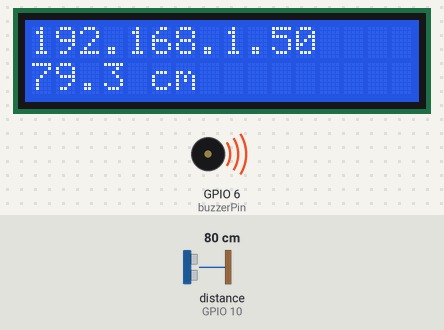
Simulated run of this sketch. Board: ESP32-S3. Shown: 16×2 character LCD, buzzer (waves = sounding). Wiring (inferred from the names in the program): ultrasonic range finder: trigger GPIO 9; echo GPIO 10. The inputs (shaded band) are chosen by the test bench; at power-on: distance to the obstacle (sensor on GPIO 10) 80 cm. The echo pulse lasts 58.3 µs per cm; WiFi joins after 1.5 s; servers stay silent unless stated; web services answer with replies made up by the test bench; what the sketch prints to the serial monitor is not drawn.

Above: at 2.7 s.
2.8 s: distance to the obstacle (sensor on GPIO 10) set to 32 cm
At 3.06 s:
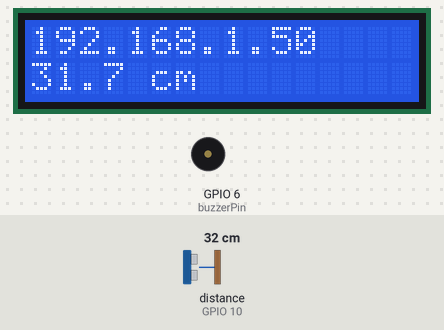
5.3 s: distance to the obstacle (sensor on GPIO 10) set to 27 cm
At 6.3 s:
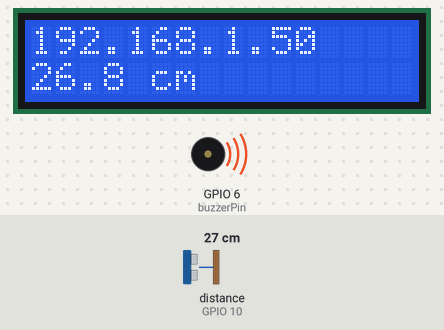
8.3 s: distance to the obstacle (sensor on GPIO 10) set to 2 cm
At 8.8 s:
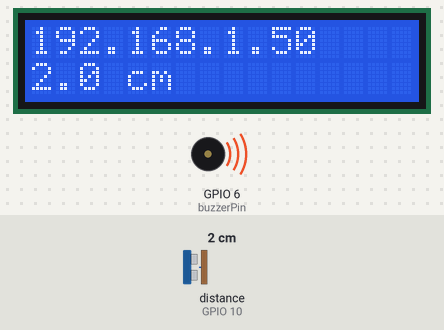
11.3 s: distance to the obstacle (sensor on GPIO 10) set to 9 cm
At 12.0 s:
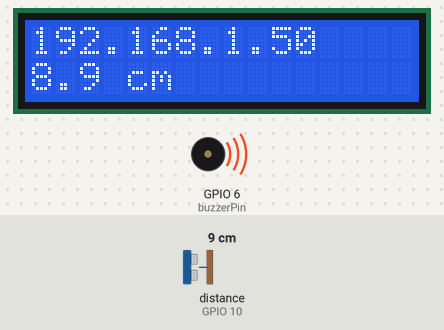
14.3 s: distance to the obstacle (sensor on GPIO 10) set to 4 cm
At 14.7 s:
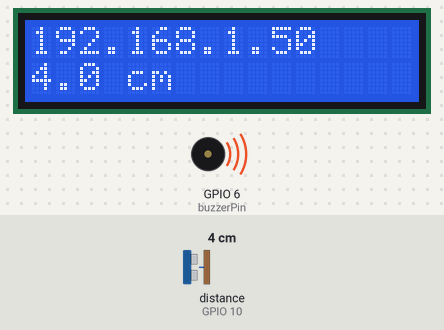
17.3 s: distance to the obstacle (sensor on GPIO 10) set to 18 cm
At 22.8 s:
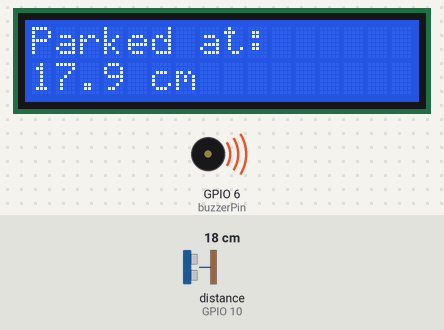
Timing chart, 0 to 23.8 s (numbered marks = the images above; inputs shaded):
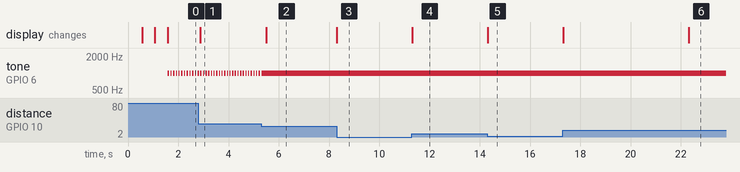

The sketch:

Final.ino
```cpp
#include <WiFi.h>
#include <LiquidCrystal.h>
#include <ArduinoHttpClient.h>

// Initialize LCD with pins
LiquidCrystal lcd(12, 11, 5, 4, 3, 2);

// WiFi credentials
const char *ssid = "Kyles phone";
const char *password = "ChristIsKing";

// ThingSpeak channel details
const String channelID = "2802930";
const String writeAPIKey = "QZI0HK84TB6LNTS6";

// WiFi and HTTP client setup
WiFiClient wifiClient;
HttpClient client = HttpClient(wifiClient, "api.thingspeak.com", 80);
WiFiServer server(80);

const int trigPin = 9;
const int echoPin = 10;
const int buzzerPin = 6;

// Timers and thresholds
unsigned long lastThingSpeakUpdate = 0;
const unsigned long thingSpeakInterval = 15000; // 15 seconds for ThingSpeak
unsigned long lastWiFiCheck = 0;
const unsigned long wifiCheckInterval = 5000;
unsigned long lastValidOperation = 0;
unsigned long stationaryStart = 0;

const float distanceChangeThreshold = 3.0;
const unsigned long stationaryDuration = 5000;

float lastDistance = 0.0;
bool isParked = false;

void (*resetFunc)(void) = 0;

// Variables to track min and max distance for the current session
float minDistance = 1000.0; // Arbitrarily large number
float maxDistance = 0.0;    // Arbitrarily small number

void setup()
{
    Serial.begin(115200);
    lcd.begin(16, 2);
    pinMode(trigPin, OUTPUT);
    pinMode(echoPin, INPUT);
    pinMode(buzzerPin, OUTPUT);

    connectWiFi();
    server.begin(); // Start the server
    lastValidOperation = millis();
}

void connectWiFi()
{
    lcd.clear();
    lcd.print("Connecting WiFi...");

    WiFi.begin(ssid, password);
    int attempts = 0;
    while (WiFi.status() != WL_CONNECTED && attempts < 20)
    {
        delay(500);
        lcd.setCursor(0, 1);
        lcd.print("Attempt: " + String(attempts + 1));
        attempts++;
    }

    if (WiFi.status() == WL_CONNECTED)
    {
        lcd.clear();
        lcd.print(WiFi.localIP());
        Serial.println("Connected: " + WiFi.localIP().toString());
    }
    else
    {
        lcd.clear();
        lcd.print("WiFi Failed");
        delay(2000);
        resetFunc();
    }
}

void checkWiFiConnection()
{
    if (millis() - lastWiFiCheck >= wifiCheckInterval)
    {
        if (WiFi.status() != WL_CONNECTED)
        {
            Serial.println("WiFi disconnected. Reconnecting...");
            connectWiFi();
        }
        lastWiFiCheck = millis();
    }
}

void handleWebRequest(WiFiClient client)
{
    String request = client.readStringUntil('\r'); // Read HTTP request
    Serial.println("Request Received: " + request);

    if (request.indexOf("GET /get_distance") >= 0)
    {
        client.println("HTTP/1.1 200 OK");
        client.println("Content-Type: text/plain");
        client.println("Connection: close");
        client.println();
        client.print(String(lastDistance, 1) + " cm");
    }
    else if (request.indexOf("GET /") >= 0)
    {
        client.println("HTTP/1.1 200 OK");
        client.println("Content-Type: text/html");
        client.println("Connection: close");
        client.println();
        client.println("<!DOCTYPE HTML>");
        client.println("<html>");
        client.println("<head>");
        client.println("<title>Parking Sensor</title>");
        client.println("<meta name='viewport' content='width=device-width, initial-scale=1'>");
        client.println("<script>");
        client.println("function fetchDistance() {");
        client.println("  fetch('/get_distance')");
        client.println("    .then(response => response.text())");
        client.println("    .then(data => {");
        client.println("      document.getElementById('distance').innerText = data;");
        client.println("    });");
        client.println("  setTimeout(fetchDistance, 1000);"); // Update every second
        client.println("}");
        client.println("</script>");
        client.println("</head>");
        client.println("<body onload='fetchDistance()'>");
        client.println("<h1>Parking Sensor</h1>");
        client.println("<p>Distance: <span id='distance'>Waiting for data...</span></p>");
        client.println("</body>");
        client.println("</html>");
    }

    client.flush();
    client.stop(); // Close connection
    Serial.println("Response Sent and Connection Closed.");
}

void loop()
{
    checkWiFiConnection();

    float distance = measureDistance();
    if (distance > 0 && distance < 400)
    {
        lastValidOperation = millis();

        // Update min and max distance
        if (distance < minDistance)
        {
            minDistance = distance;
        }
        if (distance > maxDistance)
        {
            maxDistance = distance;
        }

        if (abs(distance - lastDistance) < distanceChangeThreshold)
        {
            if (!isParked && (millis() - stationaryStart >= stationaryDuration))
            {
                isParked = true;
                handleParked(distance);
            }
        }
        else
        {
            stationaryStart = millis();
            if (isParked)
            {
                isParked = false;
                handleMoving();
            }
        }

        lastDistance = distance;

        if (!isParked)
        {
            displayDistance(distance);
            handleBuzzer(distance);
            if (millis() - lastThingSpeakUpdate >= thingSpeakInterval)
            {
                sendToThingSpeak(distance);
                lastThingSpeakUpdate = millis();
            }
        }
    }

    // Accept incoming client connections
    WiFiClient client = server.available();
    if (client)
    {
        Serial.println("New Client Connected.");
        handleWebRequest(client);
    }
}

float measureDistance()
{
    digitalWrite(trigPin, LOW);
    delayMicroseconds(2);
    digitalWrite(trigPin, HIGH);
    delayMicroseconds(10);
    digitalWrite(trigPin, LOW);
    long duration = pulseIn(echoPin, HIGH);
    return (duration * 0.034 / 2);
}

void displayDistance(float distance)
{
    lcd.setCursor(0, 1);
    lcd.print("                ");
    lcd.setCursor(0, 1);
    lcd.print(distance, 1);
    lcd.print(" cm");
}

void handleBuzzer(float distance)
{
    if (distance < 30)
    {
        tone(buzzerPin, 1000);
    }
    else if (distance >= 30 && distance < 90)
    {
        tone(buzzerPin, 1000);
        delay(50);
        noTone(buzzerPin);
        delay(50);
    }
    else if (distance >= 90 && distance < 150)
    {
        tone(buzzerPin, 1000);
        delay(200);
        noTone(buzzerPin);
        delay(200);
    }
    else
    {
        noTone(buzzerPin);
    }
}

void sendToThingSpeak(float distance)
{
    if (WiFi.status() == WL_CONNECTED)
    {
        String url = "/update?api_key=" + writeAPIKey +
                     "&field1=" + String(distance, 1) +
                     "&field2=" + String(minDistance, 1) +
                     "&field3=" + String(maxDistance, 1);

        client.get(url);
        int statusCode = client.responseStatusCode();
        String response = client.responseBody();

        Serial.print("ThingSpeak Status: ");
        Serial.println(statusCode);
        Serial.print("Response: ");
        Serial.println(response);
    }
}

void handleParked(float distance)
{
    lcd.clear();
    lcd.print("Parked at:");
    lcd.setCursor(0, 1);
    lcd.print(distance, 1);
    lcd.print(" cm");

    unsigned long startTime = millis();
    while (millis() - startTime < 15000)
    {
        if (WiFi.status() == WL_CONNECTED)
        {
            String url = "/update?api_key=" + writeAPIKey + "&field4=" + String(distance, 1);
            client.get(url);
            int statusCode = client.responseStatusCode();
            String response = client.responseBody();
            Serial.println("Parked Status: " + String(statusCode));
            Serial.println("Response: " + response);
        }
        delay(1000);
    }
}

void handleMoving()
{
    lcd.clear();
    lcd.print("Vehicle Moving");
    Serial.println("Vehicle started moving again.");
}
```

Measured:
- the behaviour switches between 31 and 30 cm on distance to the obstacle (sensor on GPIO 10) (found by bisection; images 1 and 2)
- after the input at 2.8 s, the display: changes after 0.08 s (image 1)
- after the input at 5.3 s, tone on GPIO 6 (buzzerPin): goes on until 5.3 s, then stays 1000 Hz; the display: changes after 0.21 s (image 2)
- after the input at 8.3 s, the display: changes at once (image 3)
- after the input at 11.3 s, the display: changes at once (image 4)
- after the input at 14.3 s, the display: changes at once (image 5)
- after the input at 17.3 s, the display: first changes at once (image 6 shows a later state)
- by itself, tone on GPIO 6 (buzzerPin): alternates 1000 Hz for 0.05 s and silent for 0.06 s
